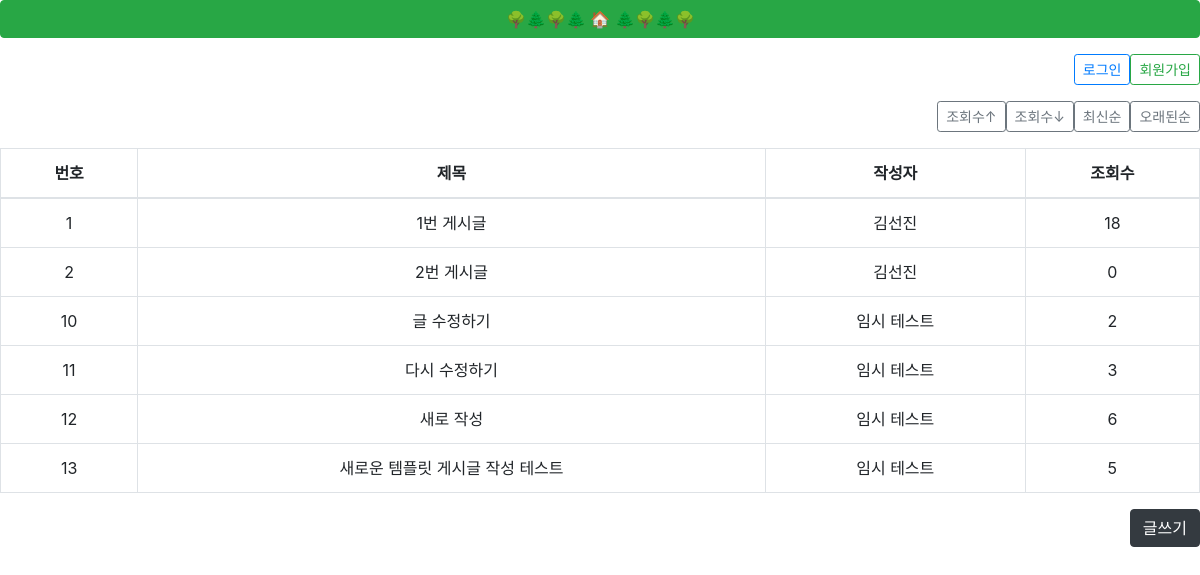
The app's page /, older data.
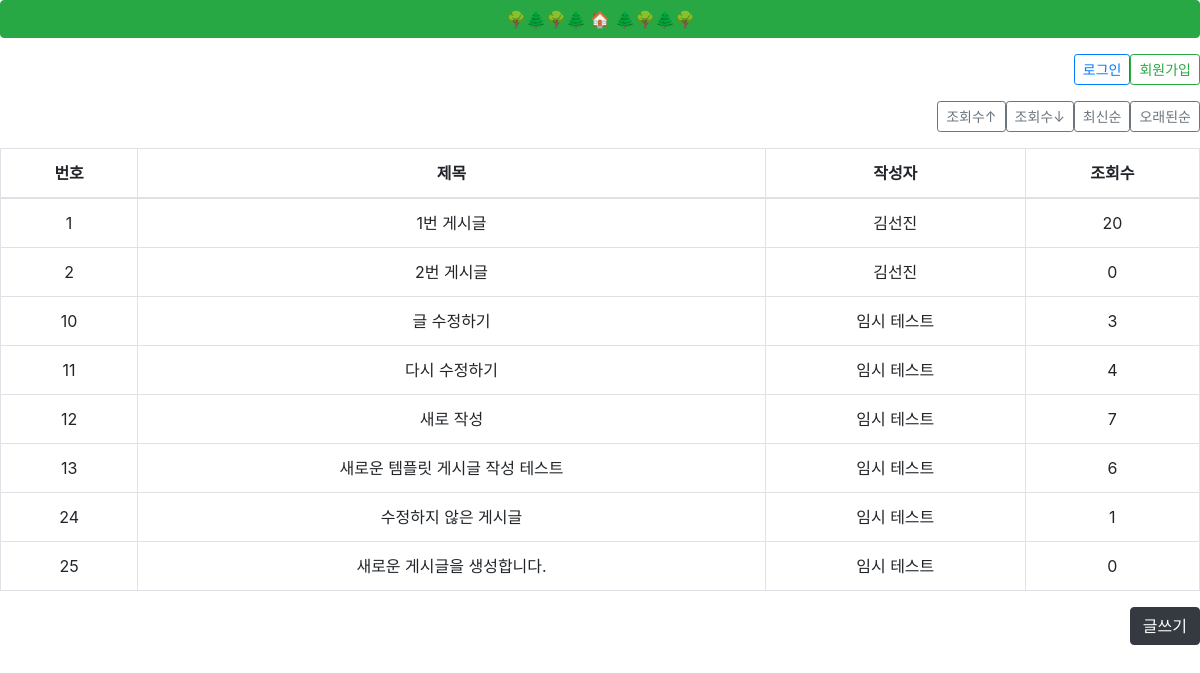
The same page, newer data.
### boards/models.py (models this page shows, shortened)
class Board(models.Model):
    idx = models.AutoField(primary_key=True, null=False)
    title = models.CharField(max_length=100)
    contents = models.CharField(max_length=2000)
    name = models.CharField(max_length=20)
    email = models.CharField(max_length=100)
    view_count = models.IntegerField(default=0)
    created_at = models.DateTimeField(auto_now=True)
    updated_at = models.DateTimeField(null=True)

### boards/views.py (the view)
# urls.py: path('', list),
def list(request, order_type='earliest'):
    if request.method == "GET":
        if order_type == 'hitsd':       # 조회수 내림차순
            board = Board.objects.all().order_by('-view_count')
        elif order_type == 'hitsa':     # 조회수 오름차순
            board = Board.objects.all().order_by('view_count')
        elif order_type == 'latest':    # 작성일자 내림차순
            board = Board.objects.all().order_by('-idx')
        elif order_type == 'earliest':  # 작성일자 오름차순
            board = Board.objects.all().order_by('idx')
        else:
            return redirect('/')
        context = {
            'board': board
        }
        return render(request, 'board/list.html', context)

### templates/board/list.html (shortened to what this page needs)
{% extends 'base.html' %}
{% block content %}
<div class="d-grid gap-2 d-md-flex justify-content-md-end mt-3 mb-3">
  <button type="button" class="btn btn-outline-primary btn-sm"
  style="--bs-btn-padding-y: .25rem; --bs-btn-padding-x: .5rem; --bs-btn-font-size: .75rem;"
  onclick="location.href='/login'">
  로그인
  </button>
  <button type="button" class="btn btn-outline-success btn-sm"
  style="--bs-btn-padding-y: .25rem; --bs-btn-padding-x: .5rem; --bs-btn-font-size: .75rem;"
  onclick="location.href='/register'">
  회원가입
  </button>
</div>
<div class="d-grid gap-2 d-md-flex justify-content-md-end mt-3 mb-3">
  <button type="button" class="btn btn-outline-secondary btn-sm"
  style="--bs-btn-padding-y: .25rem; --bs-btn-padding-x: .5rem; --bs-btn-font-size: .75rem;"
  onclick="location.href='/board/list/hitsd'">
  조회수↑
  </button>
  <button type="button" class="btn btn-outline-secondary btn-sm"
  style="--bs-btn-padding-y: .25rem; --bs-btn-padding-x: .5rem; --bs-btn-font-size: .75rem;"
  onclick="location.href='/board/list/hitsa'">
  조회수↓
  </button>
  <button type="button" class="btn btn-outline-secondary btn-sm"
  style="--bs-btn-padding-y: .25rem; --bs-btn-padding-x: .5rem; --bs-btn-font-size: .75rem;"
  onclick="location.href='/board/list/latest'">
  최신순
  </button>
  <button type="button" class="btn btn-outline-secondary btn-sm"
  style="--bs-btn-padding-y: .25rem; --bs-btn-padding-x: .5rem; --bs-btn-font-size: .75rem;"
  onclick="location.href='/board/list/earliest'">
  오래된순
  </button>
</div>
{% if board %}
  <table class="table table-bordered text-center">
    <thead>
      <tr>
        <th scope="col">번호</th>
        <th scope="col">제목</th>
        <th scope="col">작성자</th>
        <th scope="col">조회수</th>
      </tr>
    </thead>
    <tbody>
      {% for board_list in board %}
        <tr onClick="location.href='/board/detail/{{board_list.idx}}'">
          <td>{{ board_list.idx }}</td>
          <td>{{ board_list.title }}</td>
          <td>{{ board_list.name }}</td>
          <td>{{ board_list.view_count }}</td>
        </tr>
      {% endfor %}
    </tbody>
  </table>
{% endif %}
<div class="d-grid gap-2 d-md-flex justify-content-md-end">
  <button type="button" class="btn btn-dark" onclick="location.href='/board/create'">글쓰기</button>
{% endblock %}

### templates/base.html (shortened to what this page needs)
{% load static %}
<!DOCTYPE html>
<html lang="ko">
<head>
    <link rel="stylesheet" href="https://stackpath.bootstrapcdn.com/bootstrap/4.5.0/css/bootstrap.min.css">
    {% load bootstrap4 %}
    {% bootstrap_css %}
</head>
<body>
    <button type="button" class="btn btn-success btn-block mb-3"
    onclick="location.href='/'">
    🌳🌲🌳🌲       🏠       🌲🌳🌲🌳
    </button>
    {% block content %}
    {% endblock %}
</body>
</html>

Row changes from the older to the newer data that the page shows:
changed Board "1번 게시글": view_count "18" → "20"
changed Board "글 수정하기": view_count "2" → "3"
changed Board "다시 수정하기": view_count "3" → "4"
changed Board "새로 작성": view_count "6" → "7"
changed Board "새로운 템플릿 게시글 작성 테스트": view_count "5" → "6"
added Board: idx "24", title "수정하지 않은 게시글", name "임시 테스트", view_count "1"
added Board: idx "25", title "새로운 게시글을 생성합니다.", name "임시 테스트", view_count "0"
